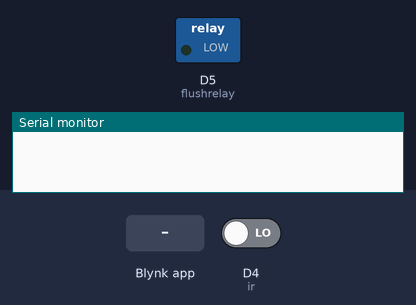
The sketch below on a simulated ESP8266 (NodeMCU). Parts: switched loads named in the sketch (green lamp = pin HIGH), the last lines printed to the serial monitor. The inputs (shaded band) are chosen by the test bench; at power-on: D4 (ir) LOW. WiFi joins after 1.5 s; servers stay silent unless stated.

Above: at 3.0 s.
3.1 s: Blynk app writes 1 to V3
4.6 s: D4 (ir) driven HIGH
At 5.4 s:
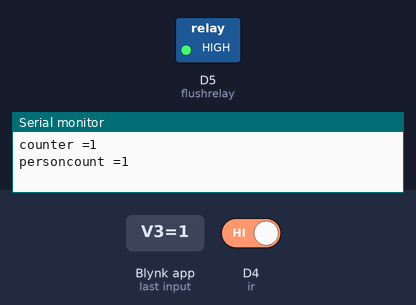
Timing chart, 0 to 11.1 s (numbered marks = the images above; inputs shaded):
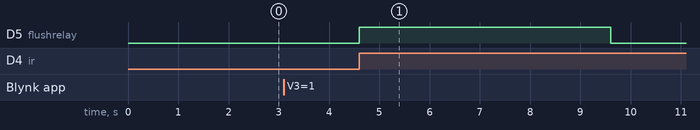

The sketch:

smart_washroom_slave_device.ino
```cpp
#define BLYNK_PRINT Serial
#include <ESP8266WiFi.h>
#include <BlynkSimpleEsp8266.h>

char auth[] = "**************";

char ssid[] = "******";
char pass[] = "******";
int counter = 0;
int personcount = 0;
int hitObject = false;
int ir = D4; //black - o/p, blue - gnd, brown - 5v
int val = 1 , pval = 1;
int flushrelay = D5;
int pinData;
int pinData2;
int first = 0;
BLYNK_WRITE(V3) {
  pinData = param.asInt(); // pinData variable will store value that came via Bridge
}
BLYNK_WRITE(V4) {
  pinData2 = param.asInt(); // pinData variable will store value that came via Bridge
}
void setup()
{
  // Debug console
  Serial.begin(9600);

  Blynk.begin(auth, ssid, pass);
  // You can also specify server:
  //Blynk.begin(auth, ssid, pass, "blynk-cloud.com", 80);
  //Blynk.begin(auth, ssid, pass, IPAddress(192,168,1,100), 8080);
  pinMode(ir, INPUT); // D4
  pinMode(flushrelay, OUTPUT); // solinoid //D5  //flush
}

void loop()
{
  Blynk.run();

  if (pinData == 1)
  {
    val = digitalRead(ir); // 0 for detect
    if (val != pval) {
      if (val == 0) {
        counter++;
        personcount++;
        Serial.print("counter =");
        Serial.println(counter);
        Serial.print("personcount =");
        Serial.println(personcount);
        Serial.println("  ");

      }
      else
      {
        digitalWrite(flushrelay, HIGH); // solenoid
        delay(5000);
        digitalWrite(flushrelay, LOW); // solenoid
      }
      delay(50);
    }
    pval = val; // 0 = 0;
    if (counter >= 5 ||  (pinData2 == 1) )
    {
      counter = 0;
      digitalWrite(flushrelay, HIGH); // solenoid
      delay(10000);
      digitalWrite(flushrelay, LOW); // solenoid
      Serial.println("pre clean user ");
    }
    first = millis();
  }
  else
  {
    if (millis() > (first + 60000))
    {
      Serial.println("cleaning process is going");
      Blynk.virtualWrite(V3, 1);
      pinData = 1;
    }

  }
  Blynk.virtualWrite(V0, counter);
  Blynk.virtualWrite(V1, personcount);
}
```

Measured:
- after the input at 4.6 s, D5 (flushrelay): LOW → HIGH at once, → LOW 5.0 s later
